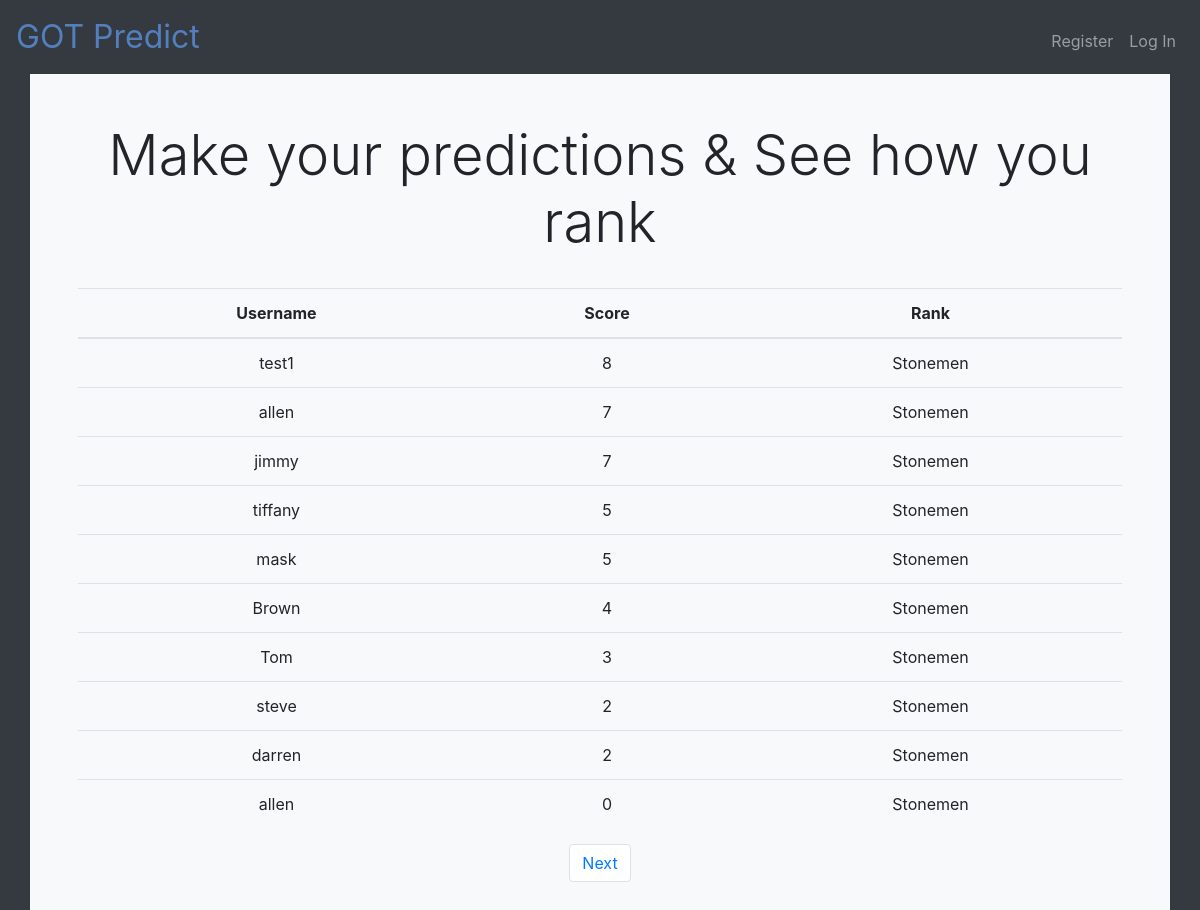
The page /index on the database as committed earlier.
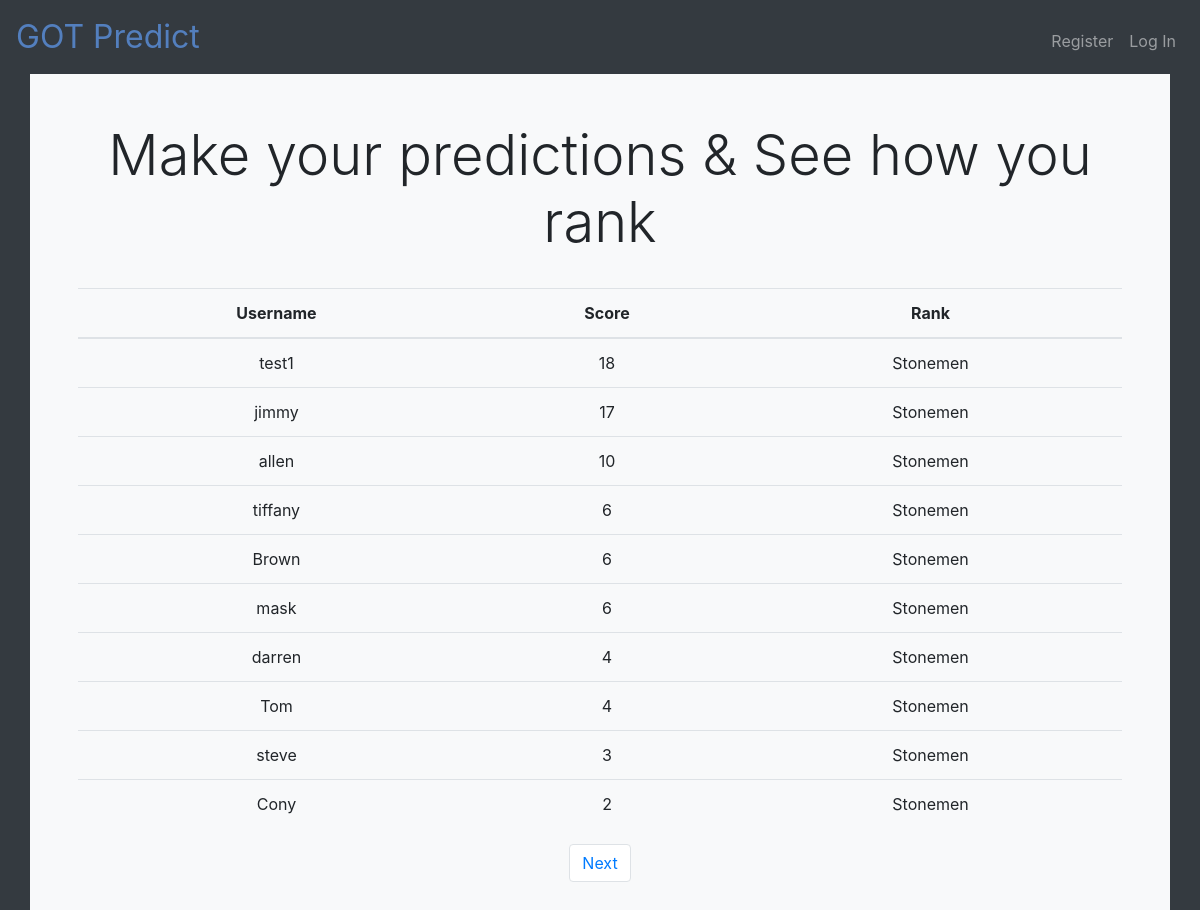
The same page on the database as committed later.
### app/models.py (models this page shows, shortened)
class Response(db.Model):
    id = db.Column(db.Integer, primary_key=True)
    q1 = db.Column(db.String(64))
    q2 = db.Column(db.String(64))
    q3 = db.Column(db.String(64))
    q4 = db.Column(db.String(64))
    q5 = db.Column(db.String(64))
    q6 = db.Column(db.String(64))
    q7 = db.Column(db.String(64))
    q8 = db.Column(db.String(64))
    q9 = db.Column(db.String(64))
    q10 = db.Column(db.String(64))
    q11 = db.Column(db.String(64))
    q12 = db.Column(db.String(64))
    q13 = db.Column(db.String(64))
    q14 = db.Column(db.String(64))
    q15 = db.Column(db.String(64))
    q16 = db.Column(db.String(64))
    q17 = db.Column(db.String(64))
    q18 = db.Column(db.String(64))
    q19 = db.Column(db.String(64))
    q20 = db.Column(db.String(64))
    q21 = db.Column(db.String(64))
    q22 = db.Column(db.String(64))
    q23 = db.Column(db.String(64))
    q24 = db.Column(db.String(64))
    q25 = db.Column(db.String(64))
    q26 = db.Column(db.String(64))
    q27 = db.Column(db.String(64))
    q28 = db.Column(db.String(64))
    q29 = db.Column(db.String(64))
    q30 = db.Column(db.String(64))
    score = db.Column(db.Integer)
    rank = db.Column(db.String(64))
    timestamp = db.Column(db.DateTime, index=True, default=datetime.utcnow)
    user_id = db.Column(db.Integer, db.ForeignKey('user.id'))

class User(db.Model):
    id = db.Column(db.Integer, primary_key=True)
    username = db.Column(db.String(64), index=True, unique=True)
    email = db.Column(db.String(120), index=True, unique=True)
    password_hash = db.Column(db.String(128))
    score = db.Column(db.Integer)
    responses = db.relationship('Response', backref='author', lazy='dynamic')

### app/routes.py (the view)
@app.route('/')
@app.route('/index')
def index():
    submissions = Response.query.all()
    for s in submissions:
        s.score = calculate_score(s)
        s.rank = calculate_rank(s.score)
    db.session.commit()
    page = request.args.get('page', 1, type=int)
    submissions = Response.query.order_by(Response.score.desc()).paginate(page, 10, False)
    next_url = url_for('index', page=submissions.next_num) if submissions.has_next else None
    prev_url = url_for('index', page=submissions.prev_num) if submissions.has_prev else None
    return render_template('index.html', submissions=submissions.items, next_url=next_url, prev_url=prev_url)

### app/helpers.py (called while the page is built, shortened)
def calculate_rank(score):
    if (score >= 0) and (score < 20):
        return 'Stonemen'

### app/templates/index.html (shortened to what this page needs)
{% extends 'layout.html' %}
{% block main %}
<h1 class="display-4">Make your predictions & See how you rank</h1>
<br>
<table class="table">
    <thead>
        <th scope="col">Username</th>
        <th scope="col">Score</th>
        <th scope="col">Rank</th>
    </thead>
    <tbody>
        {% for s in submissions %}
        <tr>
            <td>{{ s.author.username }}</td>
            <td>{{ s.score }}</td>
            <td>{{ s.rank }}</td>
        </tr>
        {% endfor %}
    </tbody>
</table>
<nav aria-label="Page navigation">
    <ul class="pagination d-flex justify-content-around">
        {% if next_url %}
        <li class="page-item"><a class="page-link" href="{{ next_url }}">Next</a></li>
        {% endif %}
    </ul>
</nav>
{% endblock %}

### app/templates/layout.html (shortened to what this page needs)
<!DOCTYPE html>
<html lang="en">
    <head>
        <link rel="stylesheet" href="https://stackpath.bootstrapcdn.com/bootstrap/4.3.1/css/bootstrap.min.css">
        <link href="/static/styles.css" rel="stylesheet"/>
    </head>
    <body class="bg-dark">
        <nav class="navbar navbar-expand-md navbar-dark bg-dark" id="navback">
            <a class="navbar-brand" href="/"><span class="blue">GOT Predict</span></a>
            <div class="collapse navbar-collapse" id="navbar">
                {% if session.user_id %}
                    <ul class="navbar-nav mr-auto mt-2">
                        <li class="nav-item"><a class="nav-link" href="/rules">Rules</a></li>
                        <li class="nav-item"><a class="nav-link" href="/scores">Scores</a></li>
                    </ul>
                    <ul class="navbar-nav ml-auto mt-2">
                        <li class="nav-item"><a class="nav-link" href="/logout">Log Out</a></li>
                    </ul>
                {% else %}
                    <ul class="navbar-nav ml-auto mt-2">
                        <li class="nav-item"><a class="nav-link" href="/register">Register</a></li>
                        <li class="nav-item"><a class="nav-link" href="/login">Log In</a></li>
                    </ul>
                {% endif %}
            </div>
        </nav>
        <main class="container p-5 bg-light">
            {% block main %}{% endblock %}
        </main>
    </body>
</html>

### app/static/styles.css (style rules this page uses)
nav .navbar-brand { font-size: xx-large; }
nav .navbar-brand .blue { color: #537fbe; }
main { overflow-x: auto; text-align: center; }

Rows that differ between the two databases and show on the page:
no longer on this page (row unchanged): Response: author.username "allen", score "0", rank "Stonemen"
changed Response "test1": score "8" → "18"
changed Response "jimmy": score "7" → "17"; moves up the list
changed Response "allen": score "7" → "10"
changed Response "tiffany": score "5" → "6"
changed Response "Brown": score "4" → "6"; moves up the list
changed Response "mask": score "5" → "6"
changed Response "darren": score "2" → "4"; moves up the list
changed Response "Tom": score "3" → "4"
changed Response "steve": score "2" → "3"
now on this page (row edited): Response: author.username "Cony", score "2", rank "Stonemen"
